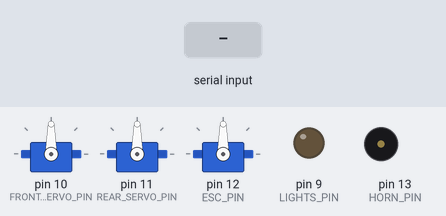
A sketch run on a simulated Arduino Uno, built with avr-gcc and run on an emulated ATmega328P. Parts: 3 × servo, output pins drawn as LEDs (lit = HIGH), buzzer (waves = sounding, pin HIGH). The inputs (shaded band) are chosen by the test bench.

Above: at 1.2 s.
1.3 s: "STEER:\n" received over Serial
At 1.7 s:
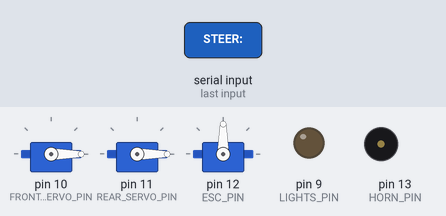
3.3 s: "THROT:\n" received over Serial
At 3.7 s:
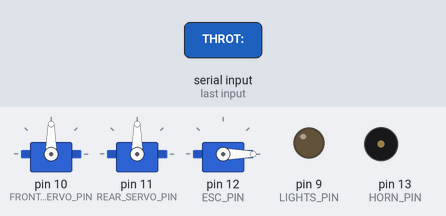
Timing chart, 0 to 6.3 s (numbered marks = the images above; inputs shaded):
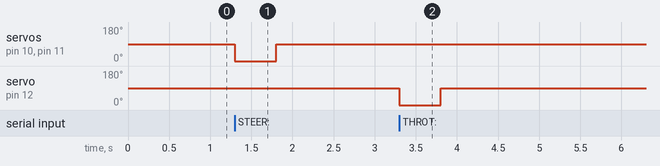

Measured:
- after the input at 1.3 s, servo on pin 10 (FRONT_SERVO_PIN), servo on pin 11 (REAR_SERVO_PIN): 90° → 0° at once, → 90° 0.50 s later
- after the input at 3.3 s, servo on pin 12 (ESC_PIN): 90° → 0° at once, → 90° 0.50 s later

The sketch:

VehicleManager.ino
```cpp
// VehicleManager
#include <Arduino.h>
#include <Servo.h>
#include <string.h>

// === Serial ===
#define SERIAL_ESP32 Serial
#define BAUD 115200

// === Servos ===
#define FRONT_SERVO_PIN 10
#define REAR_SERVO_PIN 11
Servo frontServo;
Servo rearServo;

// === ESC ===
#define ESC_PIN 12
Servo esc;

// === Horn & Lights ===
#define HORN_PIN 13
#define LIGHTS_PIN 9

// === Control variables ===
int steering = 90;
int throttle = 90;
bool hornOn = false;
bool lightsOn = false;
bool autonomousMode = false;
bool failsafeEngaged = false;

// === Watchdog ===
unsigned long lastCommandTime = 0;
const unsigned long TIMEOUT = 500; // ms

// === Serial buffer ===
#define BUF_SIZE 128
char serialBuffer[BUF_SIZE];
int bufPos = 0;

void receiveCommands();
void parseCommands(char* packet);
void checkFailsafe();
void applyControls();
void activateFailsafe();

void setup() {
  SERIAL_ESP32.begin(BAUD);
  frontServo.attach(FRONT_SERVO_PIN);
  rearServo.attach(REAR_SERVO_PIN);
  esc.attach(ESC_PIN);

  pinMode(HORN_PIN, OUTPUT);
  pinMode(LIGHTS_PIN, OUTPUT);

  activateFailsafe();
  lastCommandTime = millis();
}

void loop() {
  receiveCommands();
  checkFailsafe();
  applyControls();
}

// ----------------------
// Receive commands
// ----------------------
void receiveCommands() {
  while (SERIAL_ESP32.available()) {
    char c = SERIAL_ESP32.read();

    if (c == '\n') {
      serialBuffer[bufPos] = '\0';
      parseCommands(serialBuffer);
      bufPos = 0;
      lastCommandTime = millis();
    } else if (c == '\r') {
      // ignore carriage returns
    } else if (bufPos < BUF_SIZE - 1) {
      serialBuffer[bufPos++] = c;
    } else {
      // overflow protection
      bufPos = 0;
    }
  }
}

// ----------------------
// Parse incoming command
// ----------------------
void parseCommands(char* packet) {
  bool receivedControlUpdate = false;
  char* token = strtok(packet, ";");
  while (token != NULL) {
    if (strncmp(token, "STEER:", 6) == 0) {
      steering = constrain(atoi(token + 6), 0, 180);
      receivedControlUpdate = true;
    } else if (strncmp(token, "THROT:", 6) == 0) {
      throttle = constrain(atoi(token + 6), 0, 180);
      receivedControlUpdate = true;
    } else if (strncmp(token, "HORN:", 5) == 0) {
      hornOn = atoi(token + 5) != 0;
      receivedControlUpdate = true;
    } else if (strncmp(token, "LIGHTS:", 7) == 0) {
      lightsOn = atoi(token + 7) != 0;
      receivedControlUpdate = true;
    } else if (strncmp(token, "AUTO:", 5) == 0) {
      autonomousMode = atoi(token + 5) != 0;
      receivedControlUpdate = true;
    } else if (strcmp(token, "CMD FAILSAFE") == 0 || strcmp(token, "FAILSAFE") == 0) {
      activateFailsafe();
    }
    token = strtok(NULL, ";");
  }

  if (receivedControlUpdate) {
    failsafeEngaged = false;
  }
}

// ----------------------
// Check failsafe
// ----------------------
void checkFailsafe() {
  if (!failsafeEngaged && millis() - lastCommandTime > TIMEOUT) {
    activateFailsafe();
  }
}

// ----------------------
// Apply controls
// ----------------------
void applyControls() {
  frontServo.write(steering);
  rearServo.write(steering);
  esc.write(throttle);
  digitalWrite(HORN_PIN, hornOn ? HIGH : LOW);
  digitalWrite(LIGHTS_PIN, lightsOn ? HIGH : LOW);
}

void activateFailsafe() {
  steering = 90;
  throttle = 90;
  hornOn = false;
  lightsOn = false;
  autonomousMode = false;
  failsafeEngaged = true;

  frontServo.write(steering);
  rearServo.write(steering);
  esc.write(throttle);
  digitalWrite(HORN_PIN, LOW);
  digitalWrite(LIGHTS_PIN, LOW);
}
```
